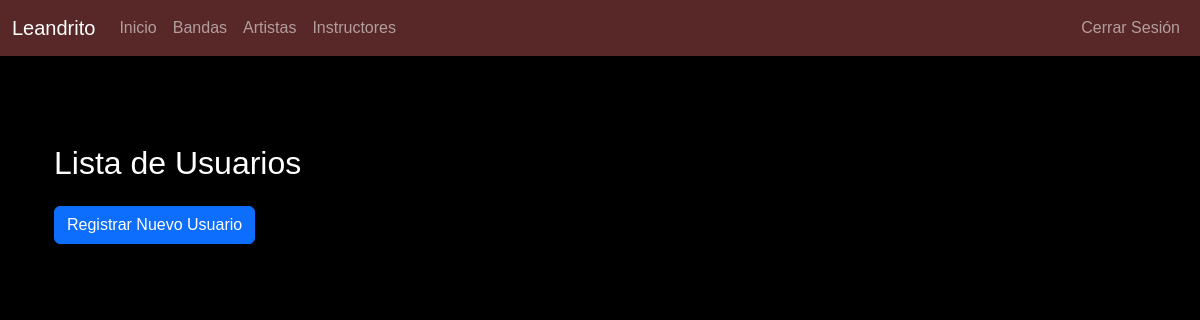
Page /listar_usuarios/ on the earlier database version.
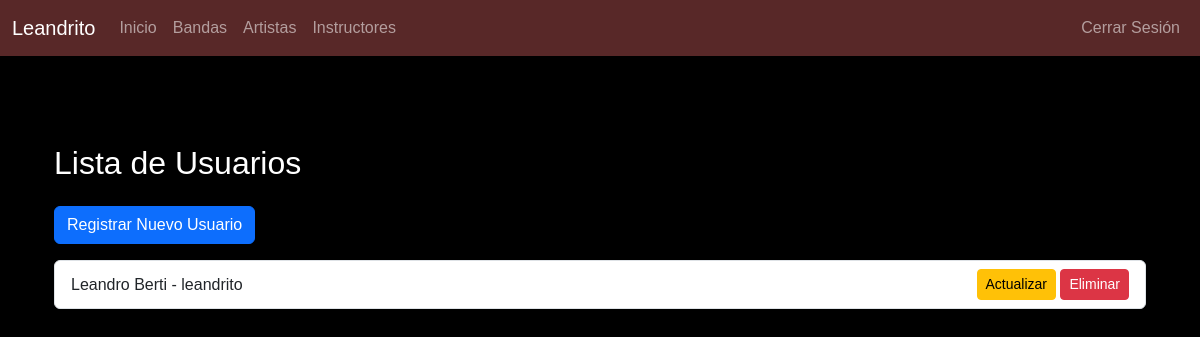
Same page on the later database version.
### final/models.py (models this page shows, shortened)
class Usuario(models.Model):
    nombre = models.CharField(max_length=50)
    apellido = models.CharField(max_length=50)
    correo_electronico = models.EmailField(unique=True)
    usuario = models.CharField(max_length=15, unique=True)
    contrasena = models.CharField(max_length=15)

### final/views.py (the view)
def listar_usuarios(request):
    usuarios = Usuario.objects.all()
    return render(request, 'final/listar_usuarios.html', {'usuarios': usuarios})

### final/templates/final/listar_usuarios.html
{% extends 'final/base.html' %}
{% block content %}
<div class="container mt-4">
    <h2 class="mb-4">Lista de Usuarios</h2>
    <a href="{% url 'registrar_usuario' %}" class="btn btn-primary mb-3">Registrar Nuevo Usuario</a>
    <ul class="list-group">
        {% for usuario in usuarios %}
        <li class="list-group-item d-flex justify-content-between align-items-center">
            {{ usuario.nombre }} {{ usuario.apellido }} - {{ usuario.usuario }}
            <div>
                <a href="{% url 'actualizar_usuario' usuario.id %}" class="btn btn-warning btn-sm">Actualizar</a>
                <a href="{% url 'eliminar_usuario' usuario.id %}" class="btn btn-danger btn-sm">Eliminar</a>
            </div>
        </li>
        {% endfor %}
    </ul>
</div>
{% endblock %}

Differences in the rows shown:
added Usuario: nombre "Leandro", apellido "Berti", usuario "leandrito"
